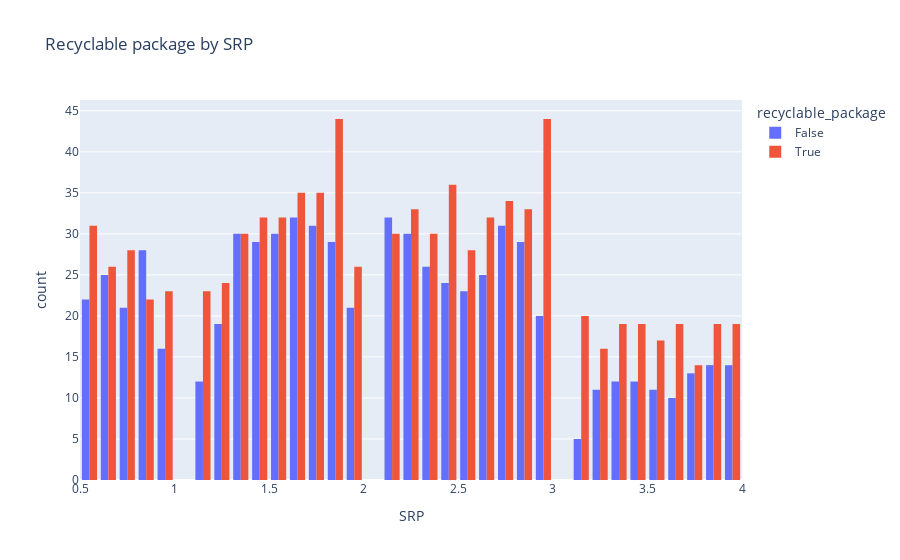

The notebook cell this image was saved under:
### Markdown cell above
Визуализируем данные. С помощью функции `pyplot.express.histogram` построим гисторамму столбца `SRP`, разделенного по признаку `recyclable_package`

### Code cell
px.histogram(data, x='SRP', color='recyclable_package', barmode = 'group', title='Recyclable package by SRP')

### Figure 1 — Plotly figure (JSON) as saved in the notebook; plotly's stock layout.template omitted (floating-point values rounded to 4 significant figures; data arrays with more than 128 entries replaced by an {"elided": "..."} marker saying what was removed)
{"data": [{"alignmentgroup": "True", "bingroup": "x", "hovertemplate": "recyclable_package=False<br>SRP=%{x}<br>count=%{y}<extra></extra>", "legendgroup": "False", "marker": {"color": "#636efa", "pattern": {"shape": ""}}, "name": "False", "offsetgroup": "False", "orientation": "v", "showlegend": true, "type": "histogram", "x": {"elided": "687 float values"}, "xaxis": "x", "yaxis": "y"}, {"alignmentgroup": "True", "bingroup": "x", "hovertemplate": "recyclable_package=True<br>SRP=%{x}<br>count=%{y}<extra></extra>", "legendgroup": "True", "marker": {"color": "#EF553B", "pattern": {"shape": ""}}, "name": "True", "offsetgroup": "True", "orientation": "v", "showlegend": true, "type": "histogram", "x": {"elided": "873 float values"}, "xaxis": "x", "yaxis": "y"}], "layout": {"barmode": "group", "legend": {"title": {"text": "recyclable_package"}, "tracegroupgap": 0}, "title": {"text": "Recyclable package by SRP"}, "xaxis": {"anchor": "y", "domain": [0, 1], "title": {"text": "SRP"}}, "yaxis": {"anchor": "x", "domain": [0, 1], "title": {"text": "count"}}}}
